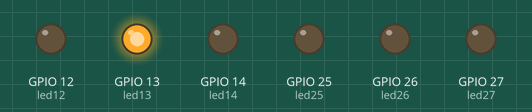
This program was run on a simulated ESP32 board running MicroPython. Parts: output pins drawn as LEDs (lit = HIGH). Library files of the repository ran but are not shown: 1 file(s).

Above: at 0.2 s.
At 1.2 s:
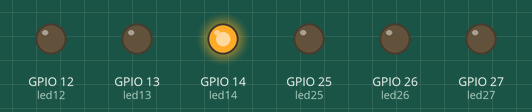
At 1.7 s:
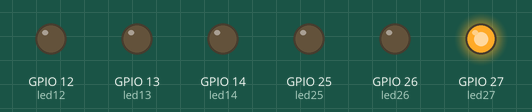
At 2.2 s:
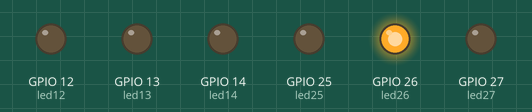
At 3.7 s:
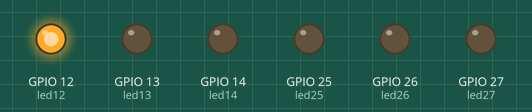
At 5.7 s:
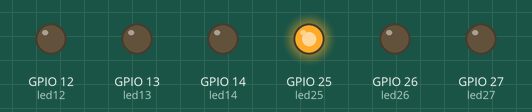
Timing chart, 0 to 6.9 s (numbered marks = the images above):
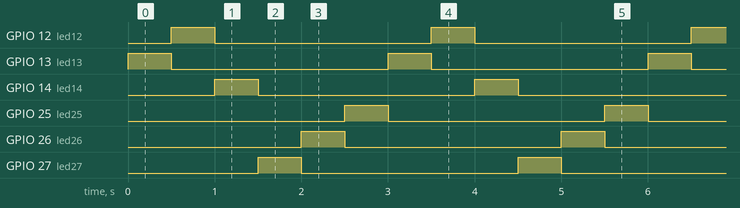

The program:

main.py
```python
# main.py -- put your code here!
from machine import Pin
import time

led13 = Pin(13, Pin.OUT)  # Configura el pin 13 como salida
led12 = Pin(12, Pin.OUT)  # Configura el pin 12 como salida
led14 = Pin(14, Pin.OUT)  # Configura el pin 14 como salida
led27 = Pin(27, Pin.OUT)  # Configura el pin 27 como salida
led26 = Pin(26, Pin.OUT)  # Configura el pin 26 como salida
led25 = Pin(25, Pin.OUT)  # Configura el pin 25 como salida

while True:
    led13.value(1)  # Enciende el led
    time.sleep(0.5)  # Espera 0.5 segundos
    led13.value(0)  # Apaga el led
    led12.value(1)  # Enciende el led
    time.sleep(0.5)  # Espera 0.5 segundos
    led12.value(0)  # Apaga el led
    led14.value(1)  # Enciende el led
    time.sleep(0.5)  # Espera 0.5 segundos
    led14.value(0)  # Apaga el led
    led27.value(1)  # Enciende el led
    time.sleep(0.5)  # Espera 0.5 segundos
    led27.value(0)  # Apaga el led
    led26.value(1)  # Enciende el led
    time.sleep(0.5)  # Espera 0.5 segundos
    led26.value(0)  # Apaga el led
    led25.value(1)  # Enciende el led
    time.sleep(0.5)  # Espera 0.5 segundos
    led25.value(0)  # Apaga el led
```

Measured:
- by itself, GPIO 12 (led12), GPIO 13 (led13), GPIO 14 (led14), GPIO 25 (led25), GPIO 26 (led26), GPIO 27 (led27): alternates HIGH for 0.50 s and LOW for 2.5 s
- by itself, everything shown: repeats every 3.0 s, in 6 steps
